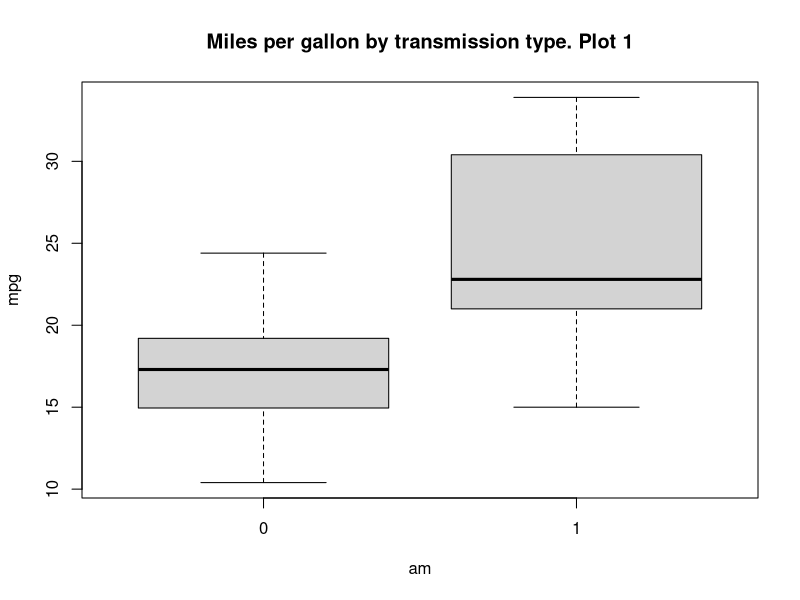
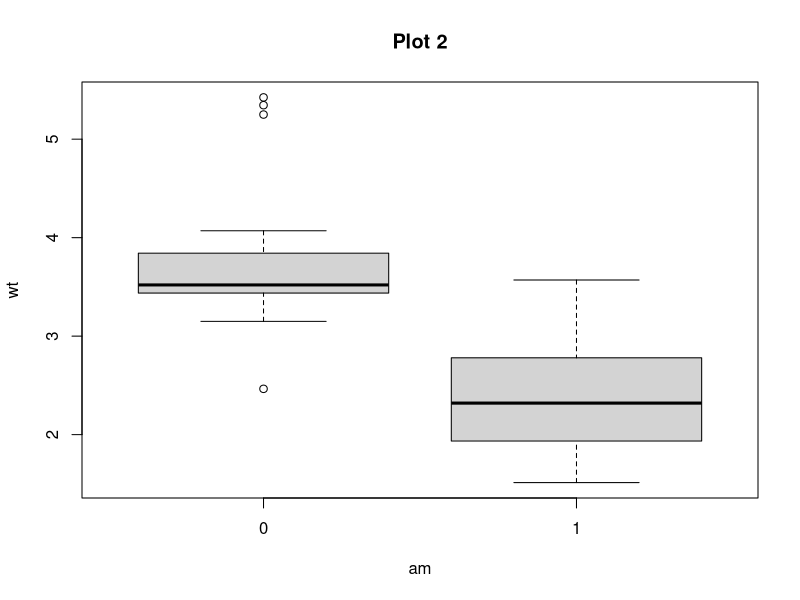
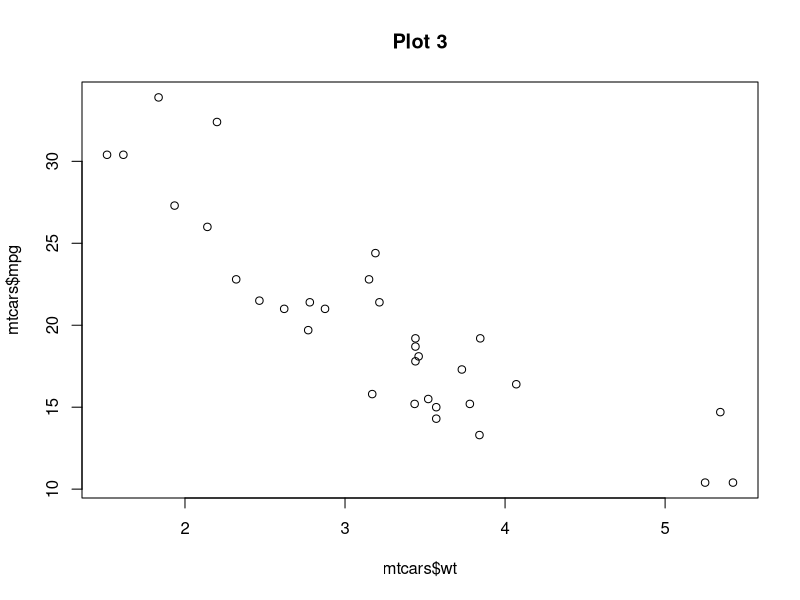
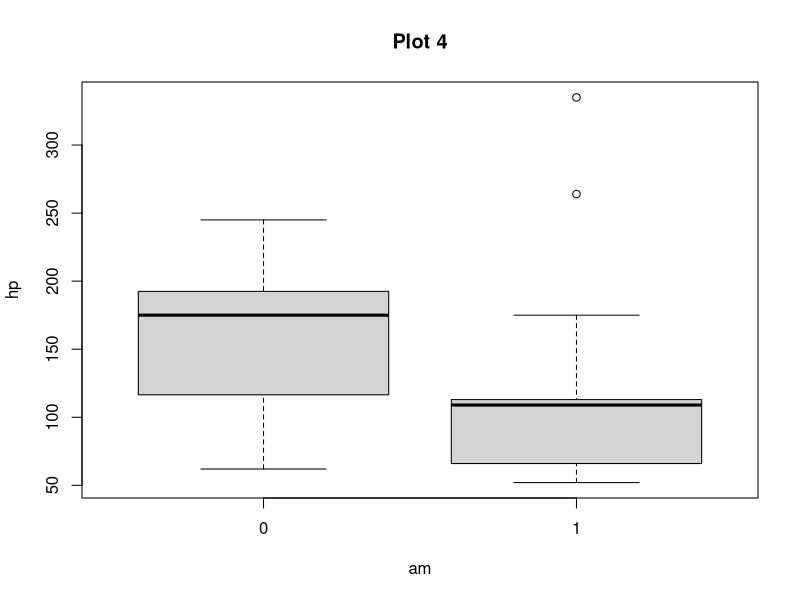
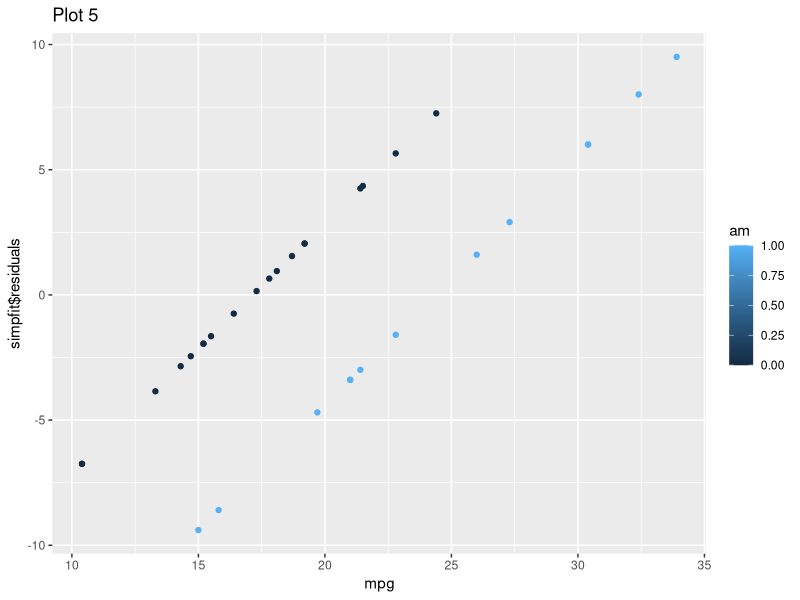
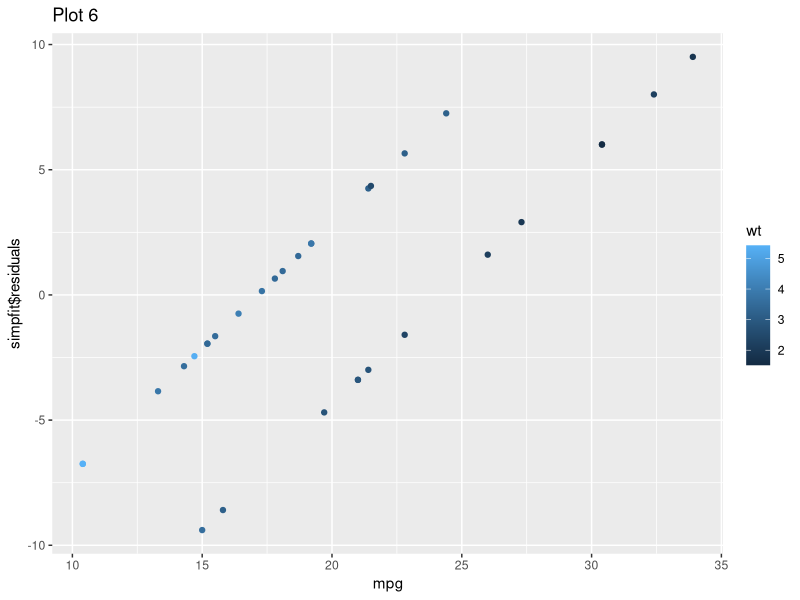
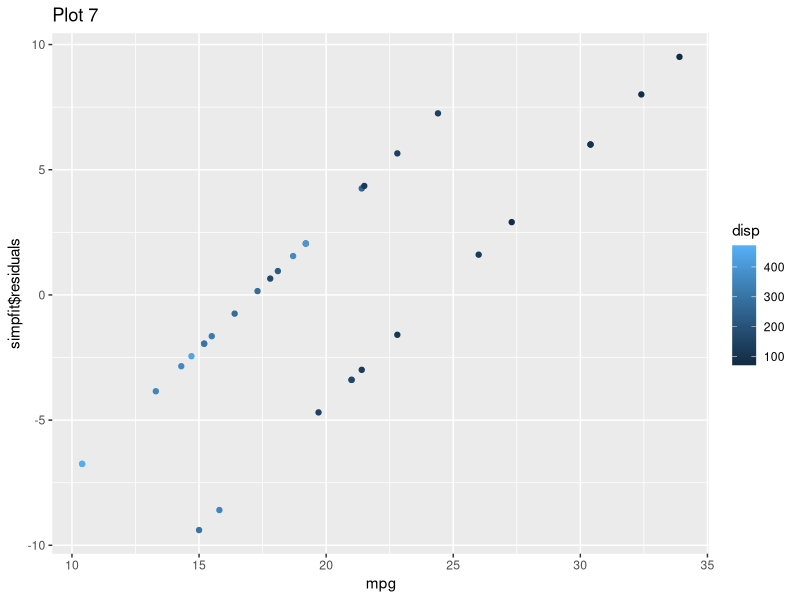
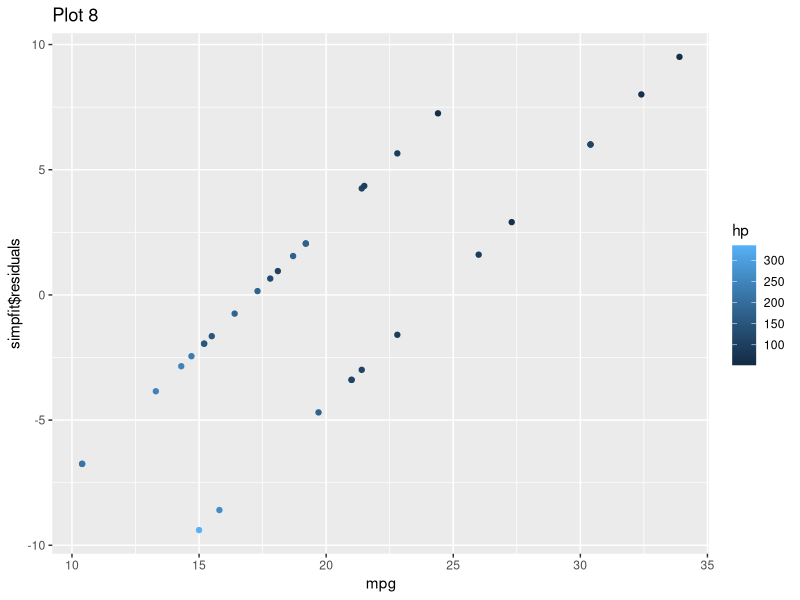

Generate these figures, in order, with R:
## ---- chunk 1
simpfit<-lm(mpg~am, mtcars)
summary(simpfit)
## ---- chunk 2
fit1<-lm(mpg~am + hp, mtcars)
summary(fit1)
## round(hatvalues(fit1),3)
## round(dfbetas(fit1),3)
## ---- chunk 3
fit2<-lm(mpg~am*hp,mtcars)
summary(fit2)
## ---- chunk 4
fit3<-lm(mpg~am + hp + wt,mtcars)
summary(fit3)
## ---- chunk 5
fit4<-lm(mpg~am + hp*wt,mtcars)
summary(fit4)
## ---- chunk 6
anova(simpfit,fit1,fit3,fit4)
## ---- chunk 7
## Boxplot of MPG
boxplot(mpg~am,mtcars,main="Miles per gallon by transmission type. Plot 1")
## ---- chunk 8
## Boxplot of weight
boxplot(wt~am,mtcars, main="Plot 2")
## ---- chunk 9
plot(mtcars$wt,mtcars$mpg, main="Plot 3")
## ---- chunk 10
boxplot(hp~am,mtcars, main="Plot 4")
## ---- chunk 11
library(ggplot2)
resmpg<-ggplot(mtcars,aes(x=mpg,y=simpfit$residuals))
resmpg + geom_point(aes(color=am))+ ggtitle("Plot 5")
resmpg + geom_point(aes(color=wt)) + ggtitle("Plot 6")
resmpg + geom_point(aes(color=disp)) +ggtitle("Plot 7")
resmpg + geom_point(aes(color=hp)) + ggtitle("Plot 8")
resmpg + geom_point(aes(color=factor(gear))) + ggtitle("Plot 9")
resmpg + geom_point(aes(color=cyl)) + ggtitle("Plot 10")
## ---- chunk 12
resmpg1<-ggplot(mtcars,aes(x=mpg,y=fit1$residuals))
resmpg1 + geom_point(aes(color=am)) + ggtitle("Plot 11")
resmpg1 + geom_point(aes(color=factor(gear))) + ggtitle("Plot 12")
## ---- chunk 13
resmpg2<-ggplot(mtcars,aes(x=mpg,y=fit2$residuals))
resmpg2 + geom_point(aes(color=am)) +ggtitle("Plot 13")
resmpg2 + geom_point(aes(color=gear)) + ggtitle("Plot 14")
resmpg2 + geom_point(aes(color=cyl)) + ggtitle("Plot 15")
## ---- chunk 14
resmpg3<-ggplot(mtcars,aes(x=mpg,y=fit3$residuals))
resmpg3 + geom_point(aes(color=am)) + ggtitle("Plot 16")
resmpg3 + geom_point(aes(color=disp)) + ggtitle("Plot 17")
## ---- chunk 15
VersionInfo<-R.Version()
print(VersionInfo$platform)
print(VersionInfo$version.string)
## ---- chunk 16
summary(mtcars)
